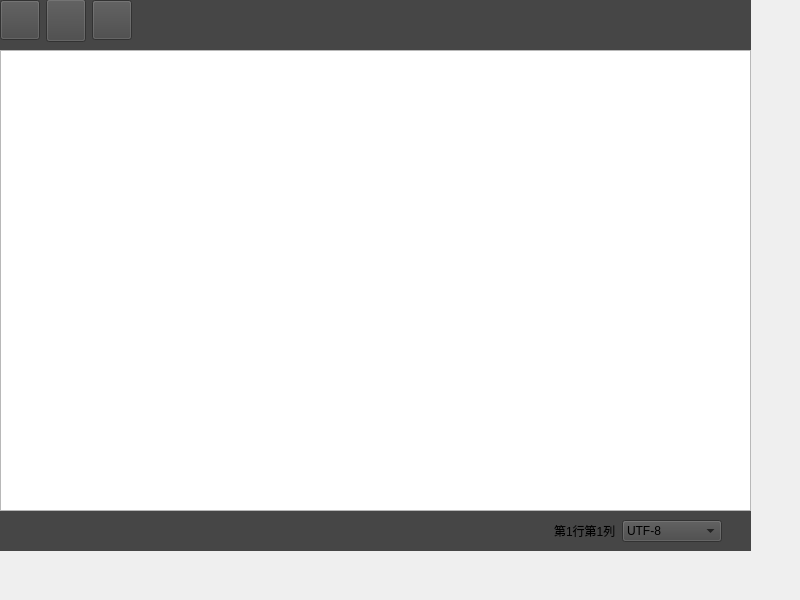
<?xml version="1.0" encoding="UTF-8"?>
<ui version="4.0">
 <class>Widget</class>
 <widget class="QWidget" name="Widget">
  <property name="geometry">
   <rect>
    <x>0</x>
    <y>0</y>
    <width>800</width>
    <height>600</height>
   </rect>
  </property>
  <property name="windowTitle">
   <string>高英杰记事本</string>
  </property>
  <property name="windowIcon">
   <iconset>
    <normaloff>:/icon/note.png</normaloff>:/icon/note.png</iconset>
  </property>
  <widget class="QWidget" name="layoutWidget">
   <property name="geometry">
    <rect>
     <x>0</x>
     <y>0</y>
     <width>751</width>
     <height>551</height>
    </rect>
   </property>
   <layout class="QVBoxLayout" name="verticalLayout">
    <property name="spacing">
     <number>0</number>
    </property>
    <item>
     <widget class="QWidget" name="widgetButtons" native="true">
      <property name="minimumSize">
       <size>
        <width>0</width>
        <height>50</height>
       </size>
      </property>
      <property name="styleSheet">
       <string notr="true">background-color: rgb(70, 70, 70);</string>
      </property>
      <widget class="QWidget" name="layoutWidget">
       <property name="geometry">
        <rect>
         <x>0</x>
         <y>-10</y>
         <width>571</width>
         <height>61</height>
        </rect>
       </property>
       <layout class="QHBoxLayout" name="hLayoutButtons">
        <item>
         <widget class="QPushButton" name="btnOpen">
          <property name="minimumSize">
           <size>
            <width>40</width>
            <height>40</height>
           </size>
          </property>
          <property name="styleSheet">
           <string notr="true">QPushButton {border-image: url(:/icon/o1.png);}

QPushButton:hover {border-image: url(:/icon/o2.png);}

QPushButton:pressed {border-image: url(:/icon/o3.png);}</string>
          </property>
          <property name="text">
           <string/>
          </property>
         </widget>
        </item>
        <item>
         <widget class="QPushButton" name="btnSave">
          <property name="minimumSize">
           <size>
            <width>40</width>
            <height>43</height>
           </size>
          </property>
          <property name="styleSheet">
           <string notr="true">QPushButton {border-image: url(:/icon/s1.png);}

QPushButton:hover {border-image: url(:/icon/s2.png);}

QPushButton:pressed {border-image: url(:/icon/s3.png);}</string>
          </property>
          <property name="text">
           <string/>
          </property>
         </widget>
        </item>
        <item>
         <widget class="QPushButton" name="btnClose">
          <property name="minimumSize">
           <size>
            <width>40</width>
            <height>40</height>
           </size>
          </property>
          <property name="styleSheet">
           <string notr="true">QPushButton {border-image: url(:/icon/c1.png);}

QPushButton:hover {border-image: url(:/icon/c2.png);}

QPushButton:pressed {border-image: url(:/icon/c3.png);}</string>
          </property>
          <property name="text">
           <string/>
          </property>
         </widget>
        </item>
        <item>
         <spacer name="horizontalSpacer">
          <property name="orientation">
           <enum>Qt::Horizontal</enum>
          </property>
          <property name="sizeHint" stdset="0">
           <size>
            <width>40</width>
            <height>20</height>
           </size>
          </property>
         </spacer>
        </item>
       </layout>
      </widget>
     </widget>
    </item>
    <item>
     <widget class="QTextEdit" name="textEdit">
      <property name="minimumSize">
       <size>
        <width>40</width>
        <height>40</height>
       </size>
      </property>
     </widget>
    </item>
    <item>
     <widget class="QWidget" name="widgetBotton" native="true">
      <property name="minimumSize">
       <size>
        <width>0</width>
        <height>40</height>
       </size>
      </property>
      <property name="styleSheet">
       <string notr="true">background-color: rgb(70, 70, 70);</string>
      </property>
      <layout class="QHBoxLayout" name="horizontalLayout">
       <item>
        <spacer name="horizontalSpacer_2">
         <property name="orientation">
          <enum>Qt::Horizontal</enum>
         </property>
         <property name="sizeHint" stdset="0">
          <size>
           <width>564</width>
           <height>20</height>
          </size>
         </property>
        </spacer>
       </item>
       <item>
        <widget class="QLabel" name="labelPosition">
         <property name="text">
          <string>第1行第1列</string>
         </property>
        </widget>
       </item>
       <item>
        <widget class="QComboBox" name="comboBox">
         <property name="minimumSize">
          <size>
           <width>100</width>
           <height>0</height>
          </size>
         </property>
         <item>
          <property name="text">
           <string>UTF-8</string>
          </property>
         </item>
         <item>
          <property name="text">
           <string>UTF-16</string>
          </property>
         </item>
         <item>
          <property name="text">
           <string>GBK</string>
          </property>
         </item>
         <item>
          <property name="text">
           <string>ANSI</string>
          </property>
         </item>
         <item>
          <property name="text">
           <string>GB2312</string>
          </property>
         </item>
        </widget>
       </item>
       <item>
        <spacer name="horizontalSpacer_3">
         <property name="orientation">
          <enum>Qt::Horizontal</enum>
         </property>
         <property name="sizeType">
          <enum>QSizePolicy::Fixed</enum>
         </property>
         <property name="sizeHint" stdset="0">
          <size>
           <width>20</width>
           <height>20</height>
          </size>
         </property>
        </spacer>
       </item>
      </layout>
     </widget>
    </item>
   </layout>
  </widget>
 </widget>
 <resources/>
 <connections/>
</ui>
